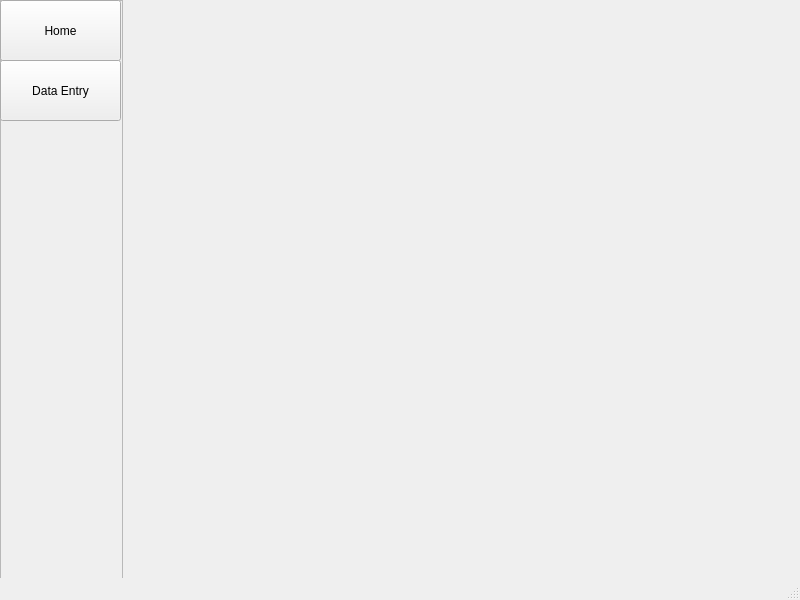
<?xml version="1.0" encoding="UTF-8"?>
<ui version="4.0">
 <class>MainWindow</class>
 <widget class="QMainWindow" name="MainWindow">
  <property name="geometry">
   <rect>
    <x>0</x>
    <y>0</y>
    <width>800</width>
    <height>600</height>
   </rect>
  </property>
  <property name="windowTitle">
   <string>ArcheoHerculesMap: DataCollection</string>
  </property>
  <widget class="QWidget" name="centralwidget">
   <widget class="QFrame" name="frame">
    <property name="geometry">
     <rect>
      <x>0</x>
      <y>0</y>
      <width>123</width>
      <height>648</height>
     </rect>
    </property>
    <property name="sizePolicy">
     <sizepolicy hsizetype="Maximum" vsizetype="Preferred">
      <horstretch>0</horstretch>
      <verstretch>0</verstretch>
     </sizepolicy>
    </property>
    <property name="autoFillBackground">
     <bool>true</bool>
    </property>
    <property name="frameShape">
     <enum>QFrame::StyledPanel</enum>
    </property>
    <property name="frameShadow">
     <enum>QFrame::Sunken</enum>
    </property>
    <widget class="QToolButton" name="Home">
     <property name="geometry">
      <rect>
       <x>0</x>
       <y>0</y>
       <width>121</width>
       <height>61</height>
      </rect>
     </property>
     <property name="sizePolicy">
      <sizepolicy hsizetype="Fixed" vsizetype="Preferred">
       <horstretch>0</horstretch>
       <verstretch>0</verstretch>
      </sizepolicy>
     </property>
     <property name="font">
      <font>
       <pointsize>9</pointsize>
      </font>
     </property>
     <property name="text">
      <string>Home</string>
     </property>
     <property name="icon">
      <iconset resource="resources.qrc">
       <normaloff>:/icons/home</normaloff>:/icons/home</iconset>
     </property>
     <property name="iconSize">
      <size>
       <width>48</width>
       <height>48</height>
      </size>
     </property>
     <property name="checkable">
      <bool>false</bool>
     </property>
     <property name="popupMode">
      <enum>QToolButton::InstantPopup</enum>
     </property>
     <property name="toolButtonStyle">
      <enum>Qt::ToolButtonTextBesideIcon</enum>
     </property>
    </widget>
    <widget class="QToolButton" name="DataEntry">
     <property name="geometry">
      <rect>
       <x>0</x>
       <y>60</y>
       <width>121</width>
       <height>61</height>
      </rect>
     </property>
     <property name="sizePolicy">
      <sizepolicy hsizetype="Fixed" vsizetype="Preferred">
       <horstretch>0</horstretch>
       <verstretch>0</verstretch>
      </sizepolicy>
     </property>
     <property name="font">
      <font>
       <pointsize>9</pointsize>
      </font>
     </property>
     <property name="text">
      <string>Data Entry</string>
     </property>
     <property name="icon">
      <iconset resource="resources.qrc">
       <normaloff>:/icons/dataentry</normaloff>:/icons/dataentry</iconset>
     </property>
     <property name="iconSize">
      <size>
       <width>48</width>
       <height>48</height>
      </size>
     </property>
     <property name="checkable">
      <bool>false</bool>
     </property>
     <property name="popupMode">
      <enum>QToolButton::InstantPopup</enum>
     </property>
     <property name="toolButtonStyle">
      <enum>Qt::ToolButtonTextBesideIcon</enum>
     </property>
    </widget>
   </widget>
   <widget class="QStackedWidget" name="stackedWidget">
    <property name="geometry">
     <rect>
      <x>130</x>
      <y>0</y>
      <width>661</width>
      <height>591</height>
     </rect>
    </property>
    <property name="currentIndex">
     <number>0</number>
    </property>
    <widget class="QWidget" name="Homepage"/>
    <widget class="QWidget" name="DataEntrypage"/>
   </widget>
  </widget>
  <widget class="QStatusBar" name="statusbar"/>
 </widget>
 <resources>
  <include location="resources.qrc"/>
 </resources>
 <connections/>
</ui>
